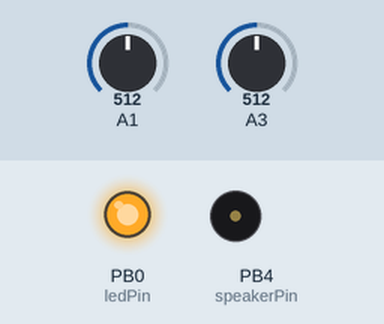
This sketch was run on a simulated ATtiny85, built with avr-gcc and run on an emulated ATtiny85. On the bench: output pins drawn as LEDs (lit = HIGH), buzzer (waves = sounding). Dashed ring = blinking. The inputs (shaded band) are chosen by the test bench; at power-on: A3 = 512, A1 = 512.

Above: at 2.2 s.
2.3 s: A3 set to 410
4.0 s: A3 set to 383
At 4.9 s:
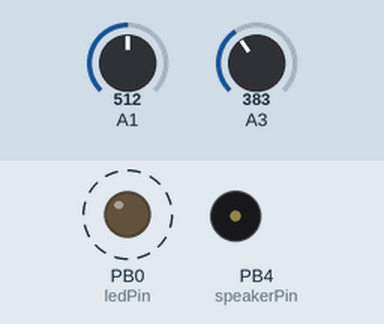
7.0 s: A3 set to 511
8.5 s: A1 set to 105
10.0 s: A1 set to 93
At 10.57 s:
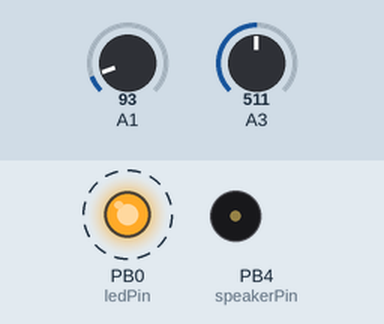
13.0 s: A1 set to 110
At 14.4 s:
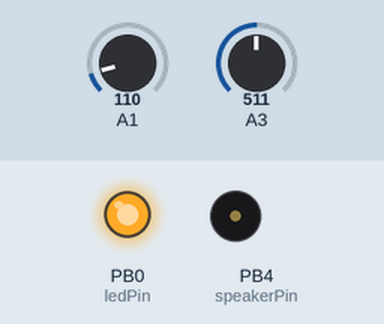
Timing chart, 0 to 15.5 s (numbered marks = the images above; inputs shaded):
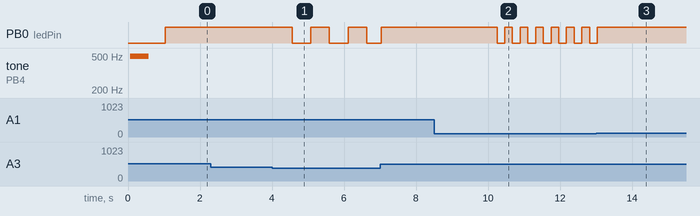

Measured:
- the behaviour switches between 400 and 399 on A3 (found by bisection; images 0 and 1)
- the behaviour switches between 100 and 99 on A1 (found by bisection; images 1 and 2)
- after the input at 2.3 s, every drawn part: stays the same
- after the input at 4.0 s, PB0 (ledPin): alternates HIGH for 0.52 s and LOW for 0.52 s, starting after 0.56 s
- after the input at 8.5 s, every drawn part: stays the same
- after the input at 10.0 s, PB0 (ledPin): alternates HIGH for 0.21 s and LOW for 0.21 s, starting after 0.25 s
- after the input at 13.0 s, PB0 (ledPin): goes on until 13.0 s, then stays HIGH

The sketch:

Stulpe_serial_ATtiny_final.ino
```cpp
// code for hahnentritt stulpe by hannah
// runs on attiny85 or 45 (85v and 45v are low power versions)
// reads two analog inputs from knit sensors, and then executes one of the following actions:
// - blinks LED and sounds speaker if are thresholds are surpassed
// - sends sensor data over serial port


///////// CIRCUIT DIAGRAM /////////
//            _______
//      RST --|°    |-- VCC
// BOTsen/3 --|     |-- 2/ADC1/TOPsen/SCK
//  SPEAK/4 --|     |-- 1/TX/MISO
//      GND --|     |-- 0/LED/MOSI
//            _______
////////////////////////////////////


#include <SoftwareSerial.h>
//SoftwareSerial bluetooth(0,1); // RX, TX

#include <SendOnlySoftwareSerial.h>
SendOnlySoftwareSerial bluetooth (1);  // TX

int speakerPin = 4;
int ledPin = 0;
int sensor1BottomPin = 2; //ADC1
int sensor2TopPin = 3; //ADC3

//// variables to be changed: /////
int thresholdTOP = 400;  // yellow(1) = 100 // orange(2) = 300
int thresholdBOTTOM = 100;  // yellow(1) = 400 // orange(2) = 350
int triggerTime = 200; // NOT in millis() but it count cycles!
//////////////////////////////////

boolean isOverThreshold = false;
int timeCount;
int ledState = LOW;             // ledState used to set the LED
long previousMillis = 0;        // will store last time LED was updated
int stateValue = 0; // 0 = nothing triggered, 1 = top sensor triggered, 2 = bottom sensor triggered, 3 = both, 4 = alarm sound

//////////////////////////////////
//////////////////////////////////
void setup() {
  bluetooth.begin(9600);   // set the baudrate to 9600, 115200 can be too fast at times for SoftSerial to relay the data reliably
  bluetooth.println("starting...");
  pinMode(speakerPin, OUTPUT);
  playNote(speakerPin, 1000, 500); // test speaker
  digitalWrite(speakerPin, LOW);  // turn speaker off
  pinMode(ledPin, OUTPUT);
  testBlinkLED();
  digitalWrite(ledPin, HIGH);  // turn LED off
  pinMode(2, INPUT); //ADC1
  pinMode(3, INPUT); //ADC3
  //digitalWrite(2, HIGH);  // turn on internal pull-up resistor
  //digitalWrite(3, HIGH);  // turn on internal pull-up resistor
}

//////////////////////////////////
//////////////////////////////////
void loop() {
  int sensorValue1Bottom = analogRead(1);
  int sensorValue2Top = analogRead(3);
  bluetooth.print(sensorValue2Top);
  bluetooth.print(",");
  bluetooth.print(sensorValue1Bottom);
  bluetooth.print(",");
  bluetooth.println(stateValue);
  delay(10);

  // if just TOP sensor triggered:
  if(sensorValue1Bottom > thresholdBOTTOM && sensorValue2Top < thresholdTOP) {
    stateValue = 1;
    blinkLED(500);  // blink slow
  }
    // if just BOTTOM sensor triggered:
  else if(sensorValue1Bottom < thresholdBOTTOM && sensorValue2Top > thresholdTOP) {
    stateValue = 2;
    blinkLED(200);  // blink fast
  }
  // if BOTH sensors triggered:
  else if(sensorValue1Bottom < thresholdBOTTOM && sensorValue2Top < thresholdTOP) {
    stateValue = 3;
    digitalWrite(ledPin, LOW); // turn LED on
    timeCount++; // keep track of activation time
    //bluetooth.println(timeCount);
    if(timeCount > triggerTime) {
      stateValue = 4;
      playNote(speakerPin, 1000, 500);
    }
  }
  else {
    digitalWrite(ledPin, HIGH); // turn LED off
    stateValue = 0;
    timeCount=0;
  }
}

//////////////////////////////////
//////////////////////////////////
void blinkLED (int rate){
  unsigned long currentMillis = millis();
  if(currentMillis - previousMillis > rate) {
    previousMillis = currentMillis;
    if (ledState == LOW) ledState = HIGH;
    else ledState = LOW;
    digitalWrite(ledPin, ledState);
  }
}

//////////////////////////////////
//////////////////////////////////
void playNote (unsigned char speakerPin, int frequencyInHertz, long timeInMilliseconds)     // the sound producing function
{
  int x;
  long delayAmount = (long)(1000000/frequencyInHertz);
  long loopTime = (long)((timeInMilliseconds*1000)/(delayAmount*2));
  for (x=0;x<loopTime;x++)
  {
    digitalWrite(speakerPin,HIGH);
    delayMicroseconds(delayAmount);
    digitalWrite(speakerPin,LOW);
    delayMicroseconds(delayAmount);
  }
}

//////////////////////////////////
//////////////////////////////////
void testBlinkLED(){
  // fade on:
  for(int i = 255; i>0; i--){
    analogWrite(ledPin,i);
    delay(1);
  }
  // fade off:
  for(int i = 0; i<255; i++){
    analogWrite(ledPin,i);
    delay(1);
  }
}
```
